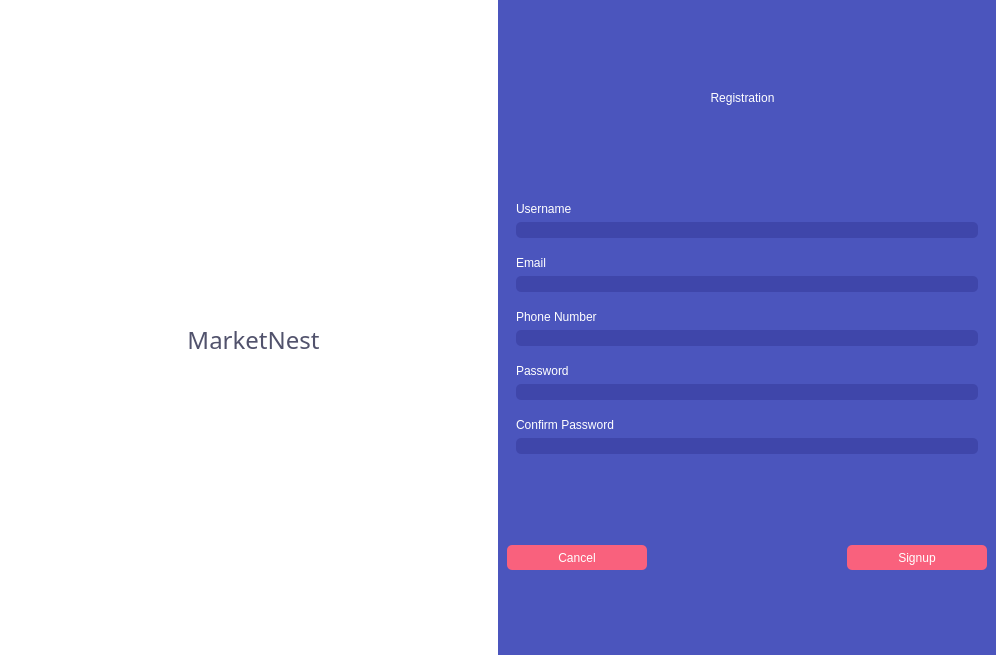
<?xml version="1.0" encoding="UTF-8"?>
<ui version="4.0">
 <class>Dialog</class>
 <widget class="QDialog" name="Dialog">
  <property name="geometry">
   <rect>
    <x>0</x>
    <y>0</y>
    <width>996</width>
    <height>655</height>
   </rect>
  </property>
  <property name="windowTitle">
   <string>Dialog</string>
  </property>
  <layout class="QGridLayout" name="gridLayout">
   <property name="leftMargin">
    <number>0</number>
   </property>
   <property name="topMargin">
    <number>0</number>
   </property>
   <property name="rightMargin">
    <number>0</number>
   </property>
   <property name="bottomMargin">
    <number>0</number>
   </property>
   <property name="spacing">
    <number>0</number>
   </property>
   <item row="0" column="0">
    <widget class="QStackedWidget" name="stackedWidget">
     <property name="currentIndex">
      <number>1</number>
     </property>
     <widget class="QWidget" name="loginPage">
      <layout class="QGridLayout" name="gridLayout_16">
       <property name="leftMargin">
        <number>0</number>
       </property>
       <property name="topMargin">
        <number>0</number>
       </property>
       <property name="rightMargin">
        <number>0</number>
       </property>
       <property name="bottomMargin">
        <number>0</number>
       </property>
       <property name="spacing">
        <number>0</number>
       </property>
       <item row="0" column="0">
        <widget class="QWidget" name="Container" native="true">
         <layout class="QGridLayout" name="gridLayout_2">
          <property name="leftMargin">
           <number>0</number>
          </property>
          <property name="topMargin">
           <number>0</number>
          </property>
          <property name="rightMargin">
           <number>0</number>
          </property>
          <property name="bottomMargin">
           <number>0</number>
          </property>
          <property name="spacing">
           <number>0</number>
          </property>
          <item row="0" column="0">
           <widget class="QWidget" name="widget" native="true">
            <property name="sizePolicy">
             <sizepolicy hsizetype="Expanding" vsizetype="Preferred">
              <horstretch>0</horstretch>
              <verstretch>0</verstretch>
             </sizepolicy>
            </property>
            <property name="styleSheet">
             <string notr="true">background-color: rgb(255, 255, 255);</string>
            </property>
            <layout class="QGridLayout" name="gridLayout_4">
             <item row="4" column="0">
              <spacer name="verticalSpacer_2">
               <property name="orientation">
                <enum>Qt::Vertical</enum>
               </property>
               <property name="sizeHint" stdset="0">
                <size>
                 <width>20</width>
                 <height>40</height>
                </size>
               </property>
              </spacer>
             </item>
             <item row="0" column="0">
              <spacer name="verticalSpacer">
               <property name="orientation">
                <enum>Qt::Vertical</enum>
               </property>
               <property name="sizeType">
                <enum>QSizePolicy::Expanding</enum>
               </property>
               <property name="sizeHint" stdset="0">
                <size>
                 <width>20</width>
                 <height>230</height>
                </size>
               </property>
              </spacer>
             </item>
             <item row="1" column="0">
              <widget class="QWidget" name="widget_26" native="true">
               <property name="minimumSize">
                <size>
                 <width>0</width>
                 <height>50</height>
                </size>
               </property>
               <layout class="QGridLayout" name="gridLayout_33">
                <property name="leftMargin">
                 <number>0</number>
                </property>
                <property name="topMargin">
                 <number>0</number>
                </property>
                <property name="rightMargin">
                 <number>0</number>
                </property>
                <property name="bottomMargin">
                 <number>0</number>
                </property>
                <property name="spacing">
                 <number>0</number>
                </property>
                <item row="0" column="0">
                 <widget class="QWidget" name="widget_4" native="true">
                  <layout class="QGridLayout" name="gridLayout_3">
                   <property name="topMargin">
                    <number>0</number>
                   </property>
                   <property name="rightMargin">
                    <number>0</number>
                   </property>
                   <property name="bottomMargin">
                    <number>0</number>
                   </property>
                   <property name="spacing">
                    <number>0</number>
                   </property>
                   <item row="0" column="0">
                    <widget class="QLabel" name="label">
                     <property name="enabled">
                      <bool>true</bool>
                     </property>
                     <property name="layoutDirection">
                      <enum>Qt::LeftToRight</enum>
                     </property>
                     <property name="autoFillBackground">
                      <bool>false</bool>
                     </property>
                     <property name="text">
                      <string/>
                     </property>
                     <property name="pixmap">
                      <pixmap resource="resource.qrc">:/icon/icon/logo.ico</pixmap>
                     </property>
                     <property name="scaledContents">
                      <bool>false</bool>
                     </property>
                     <property name="alignment">
                      <set>Qt::AlignCenter</set>
                     </property>
                     <property name="wordWrap">
                      <bool>false</bool>
                     </property>
                    </widget>
                   </item>
                   <item row="1" column="0">
                    <widget class="QWidget" name="widget_5" native="true">
                     <property name="minimumSize">
                      <size>
                       <width>0</width>
                       <height>40</height>
                      </size>
                     </property>
                     <layout class="QGridLayout" name="gridLayout_5">
                      <item row="0" column="0">
                       <widget class="QLabel" name="label_2">
                        <property name="font">
                         <font>
                          <family>Josefin Sans SemiBold</family>
                          <pointsize>19</pointsize>
                          <bold>true</bold>
                         </font>
                        </property>
                        <property name="styleSheet">
                         <string notr="true">color: rgb(81, 82, 108);</string>
                        </property>
                        <property name="text">
                         <string>MarketNest</string>
                        </property>
                        <property name="alignment">
                         <set>Qt::AlignCenter</set>
                        </property>
                       </widget>
                      </item>
                     </layout>
                    </widget>
                   </item>
                  </layout>
                 </widget>
                </item>
               </layout>
              </widget>
             </item>
            </layout>
           </widget>
          </item>
          <item row="0" column="1">
           <widget class="QWidget" name="widget_2" native="true">
            <property name="styleSheet">
             <string notr="true">background-color: rgb(75, 85, 189);</string>
            </property>
            <layout class="QGridLayout" name="gridLayout_6">
             <property name="leftMargin">
              <number>0</number>
             </property>
             <property name="topMargin">
              <number>0</number>
             </property>
             <property name="rightMargin">
              <number>0</number>
             </property>
             <property name="bottomMargin">
              <number>0</number>
             </property>
             <property name="spacing">
              <number>0</number>
             </property>
             <item row="0" column="0">
              <widget class="QWidget" name="widget_3" native="true">
               <property name="sizePolicy">
                <sizepolicy hsizetype="Expanding" vsizetype="Preferred">
                 <horstretch>0</horstretch>
                 <verstretch>0</verstretch>
                </sizepolicy>
               </property>
               <layout class="QGridLayout" name="gridLayout_14">
                <property name="leftMargin">
                 <number>8</number>
                </property>
                <property name="topMargin">
                 <number>8</number>
                </property>
                <property name="rightMargin">
                 <number>8</number>
                </property>
                <property name="bottomMargin">
                 <number>8</number>
                </property>
                <property name="spacing">
                 <number>0</number>
                </property>
                <item row="3" column="0">
                 <widget class="QWidget" name="widget_12" native="true">
                  <layout class="QGridLayout" name="gridLayout_13">
                   <item row="0" column="0">
                    <spacer name="horizontalSpacer_4">
                     <property name="orientation">
                      <enum>Qt::Horizontal</enum>
                     </property>
                     <property name="sizeHint" stdset="0">
                      <size>
                       <width>40</width>
                       <height>20</height>
                      </size>
                     </property>
                    </spacer>
                   </item>
                   <item row="0" column="1">
                    <widget class="QPushButton" name="pushButton">
                     <property name="enabled">
                      <bool>true</bool>
                     </property>
                     <property name="minimumSize">
                      <size>
                       <width>200</width>
                       <height>25</height>
                      </size>
                     </property>
                     <property name="font">
                      <font>
                       <family>Josefin Sans Medium</family>
                       <pointsize>9</pointsize>
                       <italic>false</italic>
                       <kerning>true</kerning>
                       <fontweight>Medium</fontweight>
                      </font>
                     </property>
                     <property name="styleSheet">
                      <string notr="true">background-color: rgb(249, 97, 125);
font: 500 9pt &quot;Josefin Sans Medium&quot;;
color: white;
border-radius: 5px;</string>
                     </property>
                     <property name="text">
                      <string>Login</string>
                     </property>
                     <property name="shortcut">
                      <string/>
                     </property>
                     <property name="flat">
                      <bool>false</bool>
                     </property>
                    </widget>
                   </item>
                   <item row="0" column="2">
                    <spacer name="horizontalSpacer_5">
                     <property name="orientation">
                      <enum>Qt::Horizontal</enum>
                     </property>
                     <property name="sizeHint" stdset="0">
                      <size>
                       <width>40</width>
                       <height>20</height>
                      </size>
                     </property>
                    </spacer>
                   </item>
                  </layout>
                 </widget>
                </item>
                <item row="0" column="0">
                 <widget class="QWidget" name="widget_6" native="true">
                  <property name="maximumSize">
                   <size>
                    <width>16777215</width>
                    <height>16777215</height>
                   </size>
                  </property>
                  <layout class="QGridLayout" name="gridLayout_7">
                   <property name="leftMargin">
                    <number>0</number>
                   </property>
                   <property name="topMargin">
                    <number>10</number>
                   </property>
                   <property name="rightMargin">
                    <number>0</number>
                   </property>
                   <property name="bottomMargin">
                    <number>10</number>
                   </property>
                   <property name="spacing">
                    <number>0</number>
                   </property>
                   <item row="0" column="0">
                    <widget class="QWidget" name="widget_13" native="true">
                     <layout class="QGridLayout" name="gridLayout_15">
                      <item row="2" column="0">
                       <widget class="QLabel" name="label_4">
                        <property name="font">
                         <font>
                          <family>Josefin Sans Medium</family>
                          <pointsize>11</pointsize>
                         </font>
                        </property>
                        <property name="styleSheet">
                         <string notr="true">color: rgb(255, 255, 255);</string>
                        </property>
                        <property name="text">
                         <string>Sign in to your Account</string>
                        </property>
                        <property name="alignment">
                         <set>Qt::AlignCenter</set>
                        </property>
                       </widget>
                      </item>
                      <item row="1" column="0">
                       <widget class="QLabel" name="label_3">
                        <property name="font">
                         <font>
                          <family>Josefin Sans Medium</family>
                          <pointsize>19</pointsize>
                         </font>
                        </property>
                        <property name="styleSheet">
                         <string notr="true">color: rgb(255, 255, 255);</string>
                        </property>
                        <property name="text">
                         <string>Welcome Back</string>
                        </property>
                        <property name="alignment">
                         <set>Qt::AlignCenter</set>
                        </property>
                       </widget>
                      </item>
                      <item row="0" column="0">
                       <spacer name="verticalSpacer_4">
                        <property name="orientation">
                         <enum>Qt::Vertical</enum>
                        </property>
                        <property name="sizeType">
                         <enum>QSizePolicy::Minimum</enum>
                        </property>
                        <property name="sizeHint" stdset="0">
                         <size>
                          <width>20</width>
                          <height>40</height>
                         </size>
                        </property>
                       </spacer>
                      </item>
                     </layout>
                    </widget>
                   </item>
                   <item row="1" column="0">
                    <spacer name="verticalSpacer_3">
                     <property name="orientation">
                      <enum>Qt::Vertical</enum>
                     </property>
                     <property name="sizeType">
                      <enum>QSizePolicy::Minimum</enum>
                     </property>
                     <property name="sizeHint" stdset="0">
                      <size>
                       <width>20</width>
                       <height>40</height>
                      </size>
                     </property>
                    </spacer>
                   </item>
                  </layout>
                 </widget>
                </item>
                <item row="2" column="0">
                 <widget class="QWidget" name="widget_10" native="true">
                  <layout class="QGridLayout" name="gridLayout_11">
                   <property name="leftMargin">
                    <number>0</number>
                   </property>
                   <property name="topMargin">
                    <number>0</number>
                   </property>
                   <property name="rightMargin">
                    <number>0</number>
                   </property>
                   <property name="bottomMargin">
                    <number>0</number>
                   </property>
                   <property name="spacing">
                    <number>0</number>
                   </property>
                   <item row="0" column="0">
                    <widget class="QWidget" name="widget_7" native="true">
                     <layout class="QGridLayout" name="gridLayout_10">
                      <property name="leftMargin">
                       <number>0</number>
                      </property>
                      <property name="topMargin">
                       <number>0</number>
                      </property>
                      <property name="rightMargin">
                       <number>0</number>
                      </property>
                      <property name="bottomMargin">
                       <number>0</number>
                      </property>
                      <property name="spacing">
                       <number>0</number>
                      </property>
                      <item row="0" column="0">
                       <widget class="QWidget" name="widget_8" native="true">
                        <layout class="QGridLayout" name="gridLayout_8">
                         <property name="leftMargin">
                          <number>0</number>
                         </property>
                         <property name="topMargin">
                          <number>0</number>
                         </property>
                         <property name="rightMargin">
                          <number>0</number>
                         </property>
                         <property name="bottomMargin">
                          <number>0</number>
                         </property>
                         <property name="spacing">
                          <number>0</number>
                         </property>
                         <item row="0" column="0">
                          <widget class="QLabel" name="label_5">
                           <property name="font">
                            <font>
                             <family>Josefin Sans Medium</family>
                             <pointsize>11</pointsize>
                            </font>
                           </property>
                           <property name="styleSheet">
                            <string notr="true">color: rgb(255, 255, 255);</string>
                           </property>
                           <property name="text">
                            <string>Username</string>
                           </property>
                          </widget>
                         </item>
                         <item row="1" column="0">
                          <widget class="QLineEdit" name="lineEdit">
                           <property name="minimumSize">
                            <size>
                             <width>0</width>
                             <height>25</height>
                            </size>
                           </property>
                           <property name="styleSheet">
                            <string notr="true">background-color: rgb(63, 70, 170);
border-radius: 5px;
color: rgb(255, 255, 255);</string>
                           </property>
                           <property name="frame">
                            <bool>false</bool>
                           </property>
                          </widget>
                         </item>
                        </layout>
                       </widget>
                      </item>
                      <item row="1" column="0">
                       <widget class="QWidget" name="widget_9" native="true">
                        <layout class="QGridLayout" name="gridLayout_9">
                         <property name="leftMargin">
                          <number>0</number>
                         </property>
                         <property name="topMargin">
                          <number>0</number>
                         </property>
                         <property name="rightMargin">
                          <number>0</number>
                         </property>
                         <property name="bottomMargin">
                          <number>0</number>
                         </property>
                         <property name="spacing">
                          <number>0</number>
                         </property>
                         <item row="1" column="0">
                          <widget class="QLineEdit" name="lineEdit_2">
                           <property name="minimumSize">
                            <size>
                             <width>0</width>
                             <height>25</height>
                            </size>
                           </property>
                           <property name="styleSheet">
                            <string notr="true">background-color: rgb(63, 70, 170);
border-radius: 5px;
color: rgb(255, 255, 255);</string>
                           </property>
                           <property name="frame">
                            <bool>false</bool>
                           </property>
                          </widget>
                         </item>
                         <item row="0" column="0">
                          <widget class="QLabel" name="label_6">
                           <property name="font">
                            <font>
                             <family>Josefin Sans Medium</family>
                             <pointsize>11</pointsize>
                            </font>
                           </property>
                           <property name="styleSheet">
                            <string notr="true">color: rgb(255, 255, 255);</string>
                           </property>
                           <property name="text">
                            <string>Password</string>
                           </property>
                          </widget>
                         </item>
                        </layout>
                       </widget>
                      </item>
                     </layout>
                    </widget>
                   </item>
                   <item row="1" column="0">
                    <widget class="QWidget" name="widget_11" native="true">
                     <property name="maximumSize">
                      <size>
                       <width>16777215</width>
                       <height>30</height>
                      </size>
                     </property>
                     <layout class="QGridLayout" name="gridLayout_12">
                      <property name="leftMargin">
                       <number>0</number>
                      </property>
                      <property name="topMargin">
                       <number>0</number>
                      </property>
                      <property name="rightMargin">
                       <number>0</number>
                      </property>
                      <property name="bottomMargin">
                       <number>0</number>
                      </property>
                      <property name="spacing">
                       <number>0</number>
                      </property>
                      <item row="0" column="1">
                       <widget class="QLabel" name="label_7">
                        <property name="maximumSize">
                         <size>
                          <width>16777215</width>
                          <height>30</height>
                         </size>
                        </property>
                        <property name="font">
                         <font>
                          <family>Josefin Sans Medium</family>
                          <pointsize>10</pointsize>
                         </font>
                        </property>
                        <property name="styleSheet">
                         <string notr="true">color: rgb(255, 255, 255);</string>
                        </property>
                        <property name="text">
                         <string>Sign Up</string>
                        </property>
                       </widget>
                      </item>
                      <item row="0" column="0">
                       <spacer name="horizontalSpacer_3">
                        <property name="orientation">
                         <enum>Qt::Horizontal</enum>
                        </property>
                        <property name="sizeHint" stdset="0">
                         <size>
                          <width>40</width>
                          <height>20</height>
                         </size>
                        </property>
                       </spacer>
                      </item>
                     </layout>
                    </widget>
                   </item>
                  </layout>
                 </widget>
                </item>
               </layout>
              </widget>
             </item>
            </layout>
           </widget>
          </item>
         </layout>
        </widget>
       </item>
      </layout>
     </widget>
     <widget class="QWidget" name="signupPage">
      <layout class="QGridLayout" name="gridLayout_17">
       <property name="leftMargin">
        <number>0</number>
       </property>
       <property name="topMargin">
        <number>0</number>
       </property>
       <property name="rightMargin">
        <number>0</number>
       </property>
       <property name="bottomMargin">
        <number>0</number>
       </property>
       <property name="spacing">
        <number>0</number>
       </property>
       <item row="0" column="0">
        <widget class="QWidget" name="widget_14" native="true">
         <layout class="QGridLayout" name="gridLayout_18">
          <property name="leftMargin">
           <number>0</number>
          </property>
          <property name="topMargin">
           <number>0</number>
          </property>
          <property name="rightMargin">
           <number>0</number>
          </property>
          <property name="bottomMargin">
           <number>0</number>
          </property>
          <property name="spacing">
           <number>0</number>
          </property>
          <item row="0" column="0">
           <widget class="QWidget" name="widget_15" native="true">
            <property name="sizePolicy">
             <sizepolicy hsizetype="MinimumExpanding" vsizetype="Preferred">
              <horstretch>0</horstretch>
              <verstretch>0</verstretch>
             </sizepolicy>
            </property>
            <property name="styleSheet">
             <string notr="true">background-color: rgb(255, 255, 255);</string>
            </property>
            <layout class="QGridLayout" name="gridLayout_22">
             <property name="topMargin">
              <number>0</number>
             </property>
             <property name="rightMargin">
              <number>0</number>
             </property>
             <property name="bottomMargin">
              <number>0</number>
             </property>
             <property name="spacing">
              <number>0</number>
             </property>
             <item row="1" column="0">
              <widget class="QWidget" name="widget_19" native="true">
               <layout class="QGridLayout" name="gridLayout_21">
                <property name="leftMargin">
                 <number>0</number>
                </property>
                <property name="topMargin">
                 <number>0</number>
                </property>
                <property name="rightMargin">
                 <number>0</number>
                </property>
                <property name="bottomMargin">
                 <number>0</number>
                </property>
                <property name="horizontalSpacing">
                 <number>0</number>
                </property>
                <property name="verticalSpacing">
                 <number>10</number>
                </property>
                <item row="0" column="0">
                 <widget class="QWidget" name="widget_17" native="true">
                  <layout class="QGridLayout" name="gridLayout_19">
                   <property name="topMargin">
                    <number>0</number>
                   </property>
                   <property name="rightMargin">
                    <number>0</number>
                   </property>
                   <property name="bottomMargin">
                    <number>0</number>
                   </property>
                   <property name="spacing">
                    <number>0</number>
                   </property>
                   <item row="0" column="0">
                    <widget class="QLabel" name="label_8">
                     <property name="text">
                      <string/>
                     </property>
                     <property name="pixmap">
                      <pixmap resource="resource.qrc">:/icon/icon/logo.ico</pixmap>
                     </property>
                     <property name="alignment">
                      <set>Qt::AlignCenter</set>
                     </property>
                    </widget>
                   </item>
                  </layout>
                 </widget>
                </item>
                <item row="1" column="0">
                 <widget class="QWidget" name="widget_18" native="true">
                  <property name="minimumSize">
                   <size>
                    <width>0</width>
                    <height>30</height>
                   </size>
                  </property>
                  <layout class="QGridLayout" name="gridLayout_20">
                   <property name="leftMargin">
                    <number>0</number>
                   </property>
                   <property name="topMargin">
                    <number>0</number>
                   </property>
                   <property name="rightMargin">
                    <number>0</number>
                   </property>
                   <property name="bottomMargin">
                    <number>0</number>
                   </property>
                   <property name="spacing">
                    <number>0</number>
                   </property>
                   <item row="0" column="0">
                    <widget class="QLabel" name="label_9">
                     <property name="font">
                      <font>
                       <family>Josefin Sans SemiBold</family>
                       <pointsize>18</pointsize>
                       <italic>false</italic>
                       <fontweight>DemiBold</fontweight>
                      </font>
                     </property>
                     <property name="styleSheet">
                      <string notr="true">color: rgb(81, 82, 108);
font: 600 18pt &quot;Josefin Sans SemiBold&quot;;</string>
                     </property>
                     <property name="text">
                      <string>MarketNest</string>
                     </property>
                     <property name="alignment">
                      <set>Qt::AlignCenter</set>
                     </property>
                    </widget>
                   </item>
                  </layout>
                 </widget>
                </item>
               </layout>
              </widget>
             </item>
             <item row="2" column="0">
              <spacer name="verticalSpacer_6">
               <property name="orientation">
                <enum>Qt::Vertical</enum>
               </property>
               <property name="sizeHint" stdset="0">
                <size>
                 <width>20</width>
                 <height>40</height>
                </size>
               </property>
              </spacer>
             </item>
             <item row="0" column="0">
              <spacer name="verticalSpacer_5">
               <property name="orientation">
                <enum>Qt::Vertical</enum>
               </property>
               <property name="sizeHint" stdset="0">
                <size>
                 <width>20</width>
                 <height>40</height>
                </size>
               </property>
              </spacer>
             </item>
            </layout>
           </widget>
          </item>
          <item row="0" column="1">
           <widget class="QWidget" name="widget_16" native="true">
            <property name="sizePolicy">
             <sizepolicy hsizetype="MinimumExpanding" vsizetype="Preferred">
              <horstretch>0</horstretch>
              <verstretch>0</verstretch>
             </sizepolicy>
            </property>
            <property name="styleSheet">
             <string notr="true">background-color: rgb(75, 85, 189);</string>
            </property>
            <layout class="QGridLayout" name="gridLayout_34">
             <item row="0" column="0">
              <widget class="QWidget" name="widget_20" native="true">
               <layout class="QGridLayout" name="gridLayout_23">
                <property name="leftMargin">
                 <number>0</number>
                </property>
                <property name="topMargin">
                 <number>0</number>
                </property>
                <property name="bottomMargin">
                 <number>0</number>
                </property>
                <property name="spacing">
                 <number>0</number>
                </property>
                <item row="0" column="0">
                 <widget class="QLabel" name="label_10">
                  <property name="styleSheet">
                   <string notr="true">font: 500 19pt &quot;Josefin Sans Medium&quot;;
color: rgb(255, 255, 255);</string>
                  </property>
                  <property name="text">
                   <string>Registration</string>
                  </property>
                  <property name="alignment">
                   <set>Qt::AlignCenter</set>
                  </property>
                 </widget>
                </item>
               </layout>
              </widget>
             </item>
             <item row="1" column="0">
              <widget class="QWidget" name="widget_21" native="true">
               <layout class="QGridLayout" name="gridLayout_29">
                <property name="leftMargin">
                 <number>0</number>
                </property>
                <property name="topMargin">
                 <number>0</number>
                </property>
                <property name="rightMargin">
                 <number>0</number>
                </property>
                <property name="bottomMargin">
                 <number>0</number>
                </property>
                <property name="spacing">
                 <number>0</number>
                </property>
                <item row="0" column="0">
                 <widget class="QWidget" name="widget_22" native="true">
                  <layout class="QGridLayout" name="gridLayout_24">
                   <item row="0" column="0">
                    <widget class="QLabel" name="label_11">
                     <property name="styleSheet">
                      <string notr="true">font: 500 11pt &quot;Josefin Sans Medium&quot;;
color: rgb(255, 255, 255);</string>
                     </property>
                     <property name="text">
                      <string>Username</string>
                     </property>
                    </widget>
                   </item>
                   <item row="1" column="0">
                    <widget class="QLineEdit" name="lineEdit_3">
                     <property name="styleSheet">
                      <string notr="true">background-color: rgb(63, 70, 170);
border-radius: 5px;
color: rgb(255, 255, 255);</string>
                     </property>
                     <property name="frame">
                      <bool>false</bool>
                     </property>
                    </widget>
                   </item>
                  </layout>
                 </widget>
                </item>
                <item row="1" column="0">
                 <widget class="QWidget" name="widget_23" native="true">
                  <layout class="QGridLayout" name="gridLayout_25">
                   <item row="1" column="0">
                    <widget class="QLineEdit" name="lineEdit_4">
                     <property name="styleSheet">
                      <string notr="true">background-color: rgb(63, 70, 170);
border-radius: 5px;
color: rgb(255, 255, 255);</string>
                     </property>
                     <property name="frame">
                      <bool>false</bool>
                     </property>
                    </widget>
                   </item>
                   <item row="0" column="0">
                    <widget class="QLabel" name="label_12">
                     <property name="styleSheet">
                      <string notr="true">font: 500 11pt &quot;Josefin Sans Medium&quot;;
color: rgb(255, 255, 255);</string>
                     </property>
                     <property name="text">
                      <string>Email</string>
                     </property>
                    </widget>
                   </item>
                  </layout>
                 </widget>
                </item>
                <item row="2" column="0">
                 <widget class="QWidget" name="widget_24" native="true">
                  <layout class="QGridLayout" name="gridLayout_26">
                   <item row="0" column="0">
                    <widget class="QLabel" name="label_13">
                     <property name="styleSheet">
                      <string notr="true">font: 500 11pt &quot;Josefin Sans Medium&quot;;
color: rgb(255, 255, 255);</string>
                     </property>
                     <property name="text">
                      <string>Phone Number</string>
                     </property>
                    </widget>
                   </item>
                   <item row="1" column="0">
                    <widget class="QLineEdit" name="lineEdit_5">
                     <property name="styleSheet">
                      <string notr="true">background-color: rgb(63, 70, 170);
border-radius: 5px;
color: rgb(255, 255, 255);</string>
                     </property>
                     <property name="frame">
                      <bool>false</bool>
                     </property>
                    </widget>
                   </item>
                  </layout>
                 </widget>
                </item>
                <item row="3" column="0">
                 <widget class="QWidget" name="widget_25" native="true">
                  <layout class="QGridLayout" name="gridLayout_27">
                   <item row="0" column="0">
                    <widget class="QLabel" name="label_14">
                     <property name="styleSheet">
                      <string notr="true">font: 500 11pt &quot;Josefin Sans Medium&quot;;
color: rgb(255, 255, 255);</string>
                     </property>
                     <property name="text">
                      <string>Password</string>
                     </property>
                    </widget>
                   </item>
                   <item row="1" column="0">
                    <widget class="QLineEdit" name="lineEdit_7">
                     <property name="styleSheet">
                      <string notr="true">background-color: rgb(63, 70, 170);
border-radius: 5px;
color: rgb(255, 255, 255);</string>
                     </property>
                     <property name="frame">
                      <bool>false</bool>
                     </property>
                    </widget>
                   </item>
                  </layout>
                 </widget>
                </item>
                <item row="4" column="0">
                 <widget class="QWidget" name="widget_27" native="true">
                  <layout class="QGridLayout" name="gridLayout_28">
                   <item row="0" column="0">
                    <widget class="QLabel" name="label_15">
                     <property name="styleSheet">
                      <string notr="true">font: 500 11pt &quot;Josefin Sans Medium&quot;;
color: rgb(255, 255, 255);</string>
                     </property>
                     <property name="text">
                      <string>Confirm Password</string>
                     </property>
                    </widget>
                   </item>
                   <item row="1" column="0">
                    <widget class="QLineEdit" name="lineEdit_6">
                     <property name="styleSheet">
                      <string notr="true">background-color: rgb(63, 70, 170);
border-radius: 5px;
color: rgb(255, 255, 255);</string>
                     </property>
                     <property name="frame">
                      <bool>false</bool>
                     </property>
                    </widget>
                   </item>
                  </layout>
                 </widget>
                </item>
               </layout>
              </widget>
             </item>
             <item row="2" column="0">
              <widget class="QWidget" name="widget_28" native="true">
               <property name="enabled">
                <bool>true</bool>
               </property>
               <layout class="QGridLayout" name="gridLayout_32">
                <property name="leftMargin">
                 <number>0</number>
                </property>
                <property name="topMargin">
                 <number>0</number>
                </property>
                <property name="rightMargin">
                 <number>0</number>
                </property>
                <property name="bottomMargin">
                 <number>0</number>
                </property>
                <property name="horizontalSpacing">
                 <number>200</number>
                </property>
                <property name="verticalSpacing">
                 <number>0</number>
                </property>
                <item row="0" column="0">
                 <widget class="QWidget" name="widget_29" native="true">
                  <layout class="QGridLayout" name="gridLayout_30">
                   <property name="leftMargin">
                    <number>0</number>
                   </property>
                   <property name="topMargin">
                    <number>0</number>
                   </property>
                   <property name="rightMargin">
                    <number>0</number>
                   </property>
                   <property name="bottomMargin">
                    <number>0</number>
                   </property>
                   <property name="spacing">
                    <number>0</number>
                   </property>
                   <item row="0" column="0">
                    <widget class="QPushButton" name="pushButton_2">
                     <property name="minimumSize">
                      <size>
                       <width>0</width>
                       <height>25</height>
                      </size>
                     </property>
                     <property name="styleSheet">
                      <string notr="true">background-color: rgb(249, 97, 125);
font: 500 9pt &quot;Josefin Sans Medium&quot;;
color: white;
border-radius: 5px;</string>
                     </property>
                     <property name="text">
                      <string>Cancel</string>
                     </property>
                    </widget>
                   </item>
                  </layout>
                 </widget>
                </item>
                <item row="0" column="1">
                 <widget class="QWidget" name="widget_30" native="true">
                  <layout class="QGridLayout" name="gridLayout_31">
                   <property name="leftMargin">
                    <number>0</number>
                   </property>
                   <property name="topMargin">
                    <number>0</number>
                   </property>
                   <property name="rightMargin">
                    <number>0</number>
                   </property>
                   <property name="bottomMargin">
                    <number>0</number>
                   </property>
                   <property name="spacing">
                    <number>0</number>
                   </property>
                   <item row="0" column="1">
                    <widget class="QPushButton" name="pushButton_3">
                     <property name="minimumSize">
                      <size>
                       <width>0</width>
                       <height>25</height>
                      </size>
                     </property>
                     <property name="styleSheet">
                      <string notr="true">background-color: rgb(249, 97, 125);
font: 500 9pt &quot;Josefin Sans Medium&quot;;
color: white;
border-radius: 5px;</string>
                     </property>
                     <property name="text">
                      <string>Signup</string>
                     </property>
                    </widget>
                   </item>
                  </layout>
                 </widget>
                </item>
               </layout>
              </widget>
             </item>
            </layout>
           </widget>
          </item>
         </layout>
        </widget>
       </item>
      </layout>
     </widget>
    </widget>
   </item>
  </layout>
 </widget>
 <resources>
  <include location="resource.qrc"/>
 </resources>
 <connections/>
</ui>
